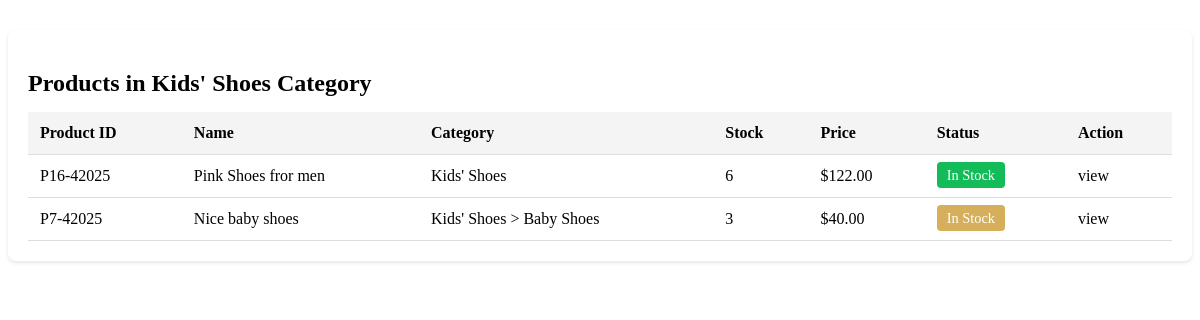
Before: /myadmin/categories/kids-shoes/ with the older database file.
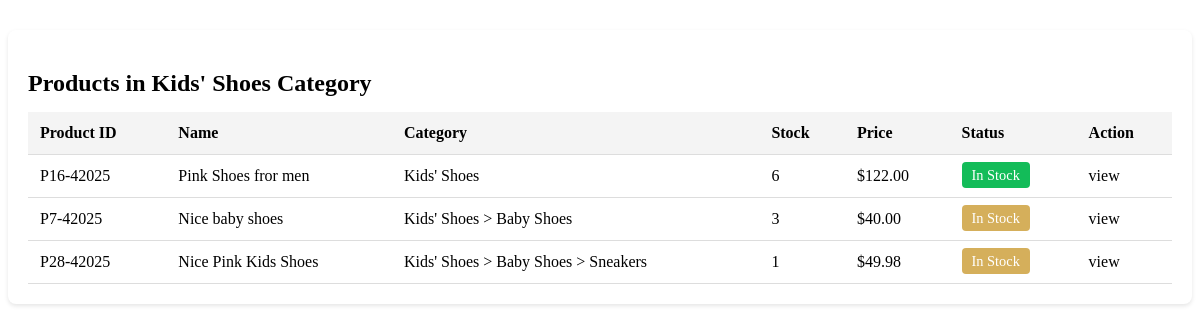
After: the same page with the newer database file.
### store/models.py (models this page shows, shortened)
class Product(models.Model):
    category = models.ForeignKey(Category, on_delete=models.CASCADE, related_name='products', blank=True, null=True)
    name = models.CharField(max_length=255, verbose_name='Product Name')
    slug = models.SlugField(unique=True, blank=True)
    price = models.DecimalField(max_digits=12, decimal_places=2)
    image =  models.ImageField(upload_to='uploads/products', null=True, blank=True)
    description = models.TextField(verbose_name='Product Description', blank=True, null=True)
    key_words = models.CharField(max_length=255, blank=True, null=True)
    is_sale = models.BooleanField(default=False)
    sale_price = models.DecimalField(max_digits=12, decimal_places=2, null=True, blank=True)
    discount = models.DecimalField(default=0, max_digits=9, decimal_places=2, null=True, blank=True)
    percentage_discount = models.DecimalField(default=0, max_digits=5, decimal_places=0, null=True, blank=True)
    is_listed = models.BooleanField(default=True)
    is_featured = models.BooleanField(default=False)
    is_new = models.BooleanField(default=True)
    in_stock = models.BooleanField(default=True)
    stock_quantity = models.IntegerField(default=1)
    brand = models.CharField(max_length=255, blank=True, null=True)
    material = models.CharField(max_length=255, blank=True, null=True)
    color = models.CharField(max_length=255, blank=True)
    size = models.CharField(max_length=255, blank=True)
    created_at = models.DateTimeField(auto_now_add=True)

class Category(MPTTModel):
    name = models.CharField(max_length=50)
    parent = TreeForeignKey('self', on_delete=models.CASCADE, null=True, blank=True, related_name='children')
    slug = models.SlugField(unique=True, blank=True)
    key_words = models.CharField(max_length=255, blank=True, null=True)
    description = models.CharField(max_length=255, blank=True, null=True)
    image = models.ImageField(upload_to='uploads/categories/', blank=True, null=True)
    class MPTTMeta:
        order_insertion_by = ['name']
    class Meta:
        unique_together = ('parent', 'name')  # 👈 This ensures same name can't appear under same parent
        verbose_name_plural = 'Categories'
    def get_full_path(self):
        ancestors = self.get_ancestors(include_self=True)
        return " > ".join([category.name for category in ancestors])
    def __str__(self):
        return self.get_full_path()

### myadmin/views.py (the view)
# urls.py: path('categories/<str:slug>/', views.category_products_list, name='category_products_list'),
def category_products_list(request, slug):
    category = get_object_or_404(Category, slug=slug)
    all_descendants = category.get_descendants(include_self=True)
    products = Product.objects.filter(is_listed=True, category__in=all_descendants)
    context = {
        'category': category,
        'products': products,
    }
    return render(request, 'myadmin/category-products-list.html', context)

### cart/context_processors.py (called while the page is built)
def cart(request):
    return {'cart': Cart(request)}

### main/context_processors.py (called while the page is built)
def categories_processor(request):
    categories = Category.objects.filter(parent__isnull=True).prefetch_related("children")
    return {'categories': categories,}

def brand_list(request):
    brand_list = (
        Product.objects.filter(is_listed=True)
        .exclude(brand__isnull=True)
        .exclude(brand__exact='')
        .values_list('brand', flat=True)
        .distinct()
        .order_by('brand')
    )
    return {
        'brand_list': brand_list
    }

### myadmin/templates/myadmin/category-products-list.html (shortened to what this page needs)
<section class="products-section">
    <h2>Products in {{category.name}} Category</h2>
    {% if products %}
    <table class="products-table">
        <thead>
            <tr>
                <th>Product ID</th>
                <th>Name</th>
                <th>Category</th>
                <th>Stock</th>
                <th>Price</th>
                <th>Status</th>
                <th>Action</th>
            </tr>
        </thead>
        {% for product in products %}
        <tbody>
            {% if product.in_stock %}
            {% if product.stock_quantity < 5 %}
            <tr>
                <td>P{{product.id}}-{{product.created_at.month}}{{product.created_at.year}}</td>
                <td>{{product.name}}</td>
                <td>{{product.category}}</td>
                <td>{{product.stock_quantity}}</td>
                <td>${{product.price}}</td>
                <td><span class="status less-stock">In Stock</span></td>
                <td>view</td>
            </tr>
            {% else %}
            <tr>
                <td>P{{product.id}}-{{product.created_at.month}}{{product.created_at.year}}</td>
                <td>{{product.name}}</td>
                <td>{{product.category}}</td>
                <td>{{product.stock_quantity}}</td>
                <td>${{product.price}}</td>
                <td><span class="status in-stock">In Stock</span></td>
                <td>view</td>
            </tr>
            {% endif %}
            {% endif %}
        </tbody>
        {% endfor %}
    </table>
    {% endif %}
</section>

Changed rows visible on the page:
added Product: id "28", created_at.month "4", created_at.year "2025", name "Nice Pink Kids Shoes", category "Kids' Shoes > Baby Shoes > Sneakers", stock_quantity "1", price "49.98"
